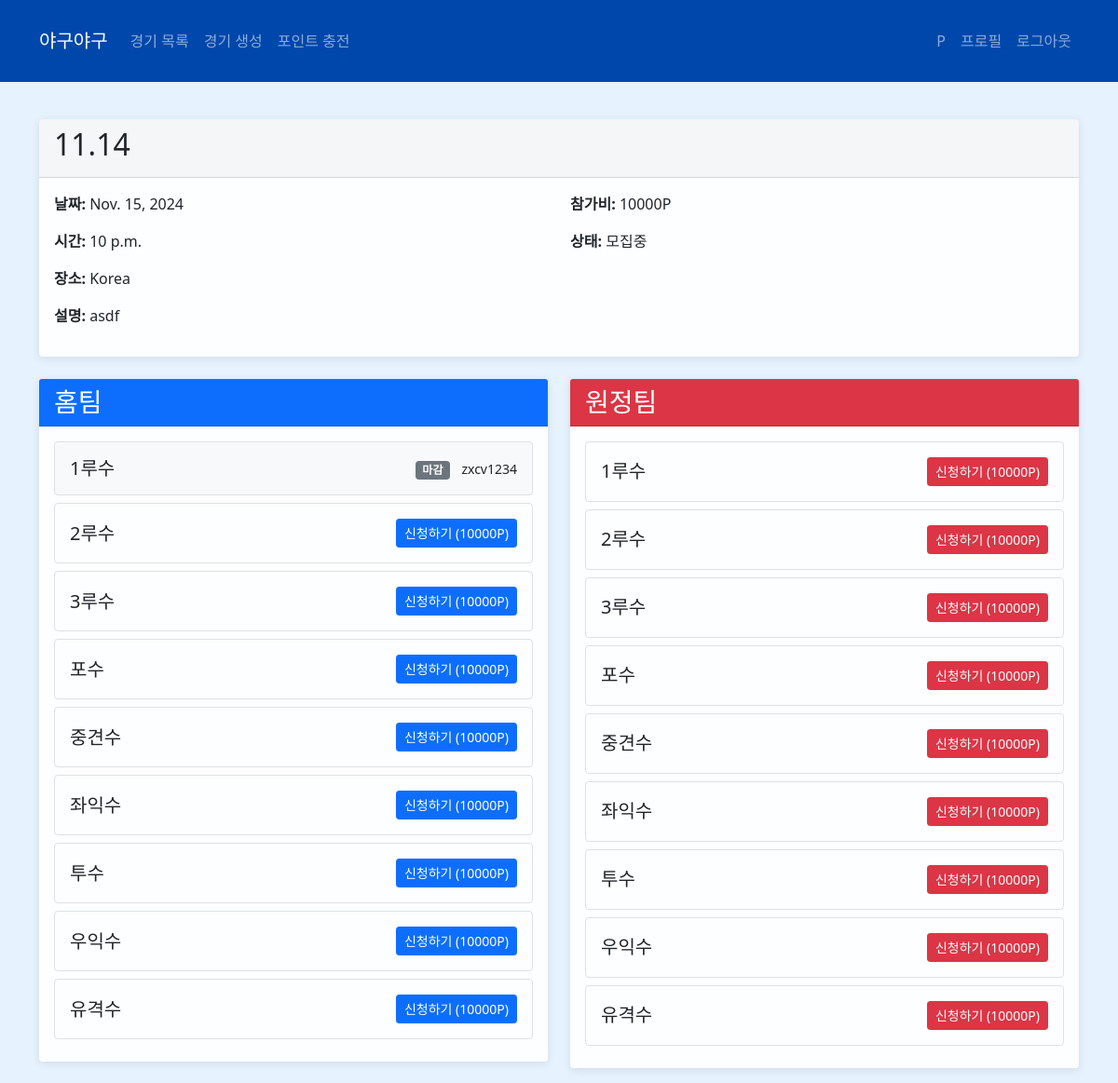
The app's page /games/2/ (signed in) with its own data.
### baseball_matching/models.py (models this page shows, shortened)
class Game(models.Model):
    GAME_STATUS = [
        ('RECRUITING', '모집중'),
        ('CONFIRMED', '모집완료'),
        ('COMPLETED', '경기완료'),
        ('CANCELED', '취소됨')
    ]
    title = models.CharField(max_length=100)
    date = models.DateField()
    time = models.TimeField()
    location = models.CharField(max_length=200)
    participation_fee = models.IntegerField(default=10000)  # 참가비(포인트)
    max_players_per_team = models.IntegerField(default=9)
    status = models.CharField(max_length=20, choices=GAME_STATUS, default='RECRUITING')
    description = models.TextField(blank=True)
    created_at = models.DateTimeField(auto_now_add=True)

class Position(models.Model):
    POSITION_CHOICES = [
        ('P', '투수'),
        ('C', '포수'),
        ('1B', '1루수'),
        ('2B', '2루수'),
        ('3B', '3루수'),
        ('SS', '유격수'),
        ('LF', '좌익수'),
        ('CF', '중견수'),
        ('RF', '우익수'),
    ]
    game = models.ForeignKey(Game, on_delete=models.CASCADE)
    team = models.CharField(max_length=10, choices=[('HOME', '홈팀'), ('AWAY', '원정팀')])
    position = models.CharField(max_length=2, choices=POSITION_CHOICES)
    player = models.ForeignKey(UserProfile, on_delete=models.SET_NULL, null=True, blank=True)
    is_filled = models.BooleanField(default=False)
    class Meta:
        unique_together = ['game', 'team', 'position']

class UserProfile(models.Model):
    user = models.OneToOneField(User, on_delete=models.CASCADE)
    points = models.IntegerField(default=0)
    phone_number = models.CharField(max_length=15, blank=True)
    created_at = models.DateTimeField(auto_now_add=True)

### baseball_matching/views.py (the view)
# urls.py: path('games/<int:game_id>/', views.game_detail, name='game_detail'),  # 이 줄 확인
@login_required
def game_detail(request, game_id):
    game = get_object_or_404(Game, id=game_id)
    home_positions = Position.objects.filter(game=game, team='HOME')
    away_positions = Position.objects.filter(game=game, team='AWAY')
    context = {
        'game': game,
        'home_positions': home_positions,
        'away_positions': away_positions,
    }
    return render(request, 'baseball_matching/game_detail.html', context)

### templates/baseball_matching/game_detail.html (shortened to what this page needs)
{% extends 'baseball_matching/base.html' %}
{% block content %}
<div class="card mb-4">
    <div class="card-header">
        <h2>{{ game.title }}</h2>
    </div>
    <div class="card-body">
        <div class="row">
            <div class="col-md-6">
                <p><strong>날짜:</strong> {{ game.date }}</p>
                <p><strong>시간:</strong> {{ game.time }}</p>
                <p><strong>장소:</strong> {{ game.location }}</p>
            </div>
            <div class="col-md-6">
                <p><strong>참가비:</strong> {{ game.participation_fee }}P</p>
                <p><strong>상태:</strong> {{ game.get_status_display }}</p>
            </div>
        </div>
        <p><strong>설명:</strong> {{ game.description }}</p>
    </div>
</div>
<div class="row">
    <div class="col-md-6">
        <div class="card">
            <div class="card-header bg-primary text-white">
                <h3 class="mb-0">홈팀</h3>
            </div>
            <div class="card-body">
                {% for position in home_positions %}
                    <div class="position-card mb-2 p-3 border rounded {% if position.is_filled %}bg-light{% endif %}">
                        <div class="d-flex justify-content-between align-items-center">
                            <h5 class="mb-0">{{ position.get_position_display }}</h5>
                            {% if position.is_filled %}
                                <div>
                                    <span class="badge bg-secondary">마감</span>
                                    <small class="ms-2">{{ position.player.user.username }}</small>
                                </div>
                            {% else %}
                                <form method="post" action="{% url 'baseball_matching:join_position' position.id %}">
                                    <button type="submit" class="btn btn-sm btn-primary">
                                        신청하기 ({{ game.participation_fee }}P)
                                    </button>
                                </form>
                            {% endif %}
                        </div>
                    </div>
                {% endfor %}
            </div>
        </div>
    </div>
    <div class="col-md-6">
        <div class="card">
            <div class="card-header bg-danger text-white">
                <h3 class="mb-0">원정팀</h3>
            </div>
            <div class="card-body">
                {% for position in away_positions %}
                    <div class="position-card mb-2 p-3 border rounded {% if position.is_filled %}bg-light{% endif %}">
                        <div class="d-flex justify-content-between align-items-center">
                            <h5 class="mb-0">{{ position.get_position_display }}</h5>
                            {% if position.is_filled %}
                                <div>
                                    <span class="badge bg-secondary">마감</span>
                                    <small class="ms-2">{{ position.player.user.username }}</small>
                                    {% if position.player == user.userprofile %}
                                        <form method="post" action="{% url 'baseball_matching:cancel_position' position.id %}" class="d-inline">
                                            {% csrf_token %}
                                            <button type="submit" class="btn btn-sm btn-danger ms-2">
                                                취소
                                            </button>
                                        </form>
                                    {% endif %}
                                </div>
                            {% else %}
                                <form method="post" action="{% url 'baseball_matching:join_position' position.id %}">
                                    <button type="submit" class="btn btn-sm btn-danger">
                                        신청하기 ({{ game.participation_fee }}P)
                                    </button>
                                </form>
                            {% endif %}
                        </div>
                    </div>
                {% endfor %}
            </div>
        </div>
    </div>
</div>
{% endblock %}

### templates/baseball_matching/base.html (style rules this page uses)
body { background-color: #e6f3ff !important; }
.card { background-color: rgba(255, 255, 255, 0.9); box-shadow: 0 2px 10px rgba(0, 0, 0, 0.1); border: none; transition: transform 0.2s; }

### records on screen
Game: title "11.14", date "Nov. 15, 2024", time "10 p.m.", location "Korea", participation_fee "10000", status "모집중", description "asdf"
Position: position "1루수", player.user.username "zxcv1234"
Position: position "2루수"
Position: position "3루수"
Position: position "포수"
Position: position "중견수"
Position: position "좌익수"
Position: position "투수"
Position: position "우익수"
Position: position "유격수"
Position: position "1루수"
Position: position "2루수"
Position: position "3루수"
Position: position "포수"
Position: position "중견수"
Position: position "좌익수"
Position: position "투수"
Position: position "우익수"
Position: position "유격수"
